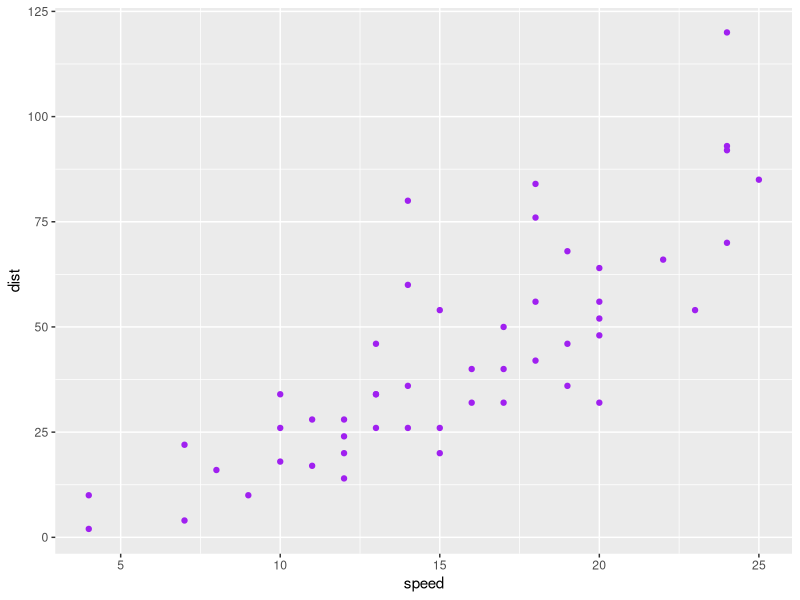

Source code (R):
## ---- chunk 1
library(ggplot2)
ggplot(data = 
         cars, aes(x = speed, y = dist)) + 
  geom_point(color = "purple")
